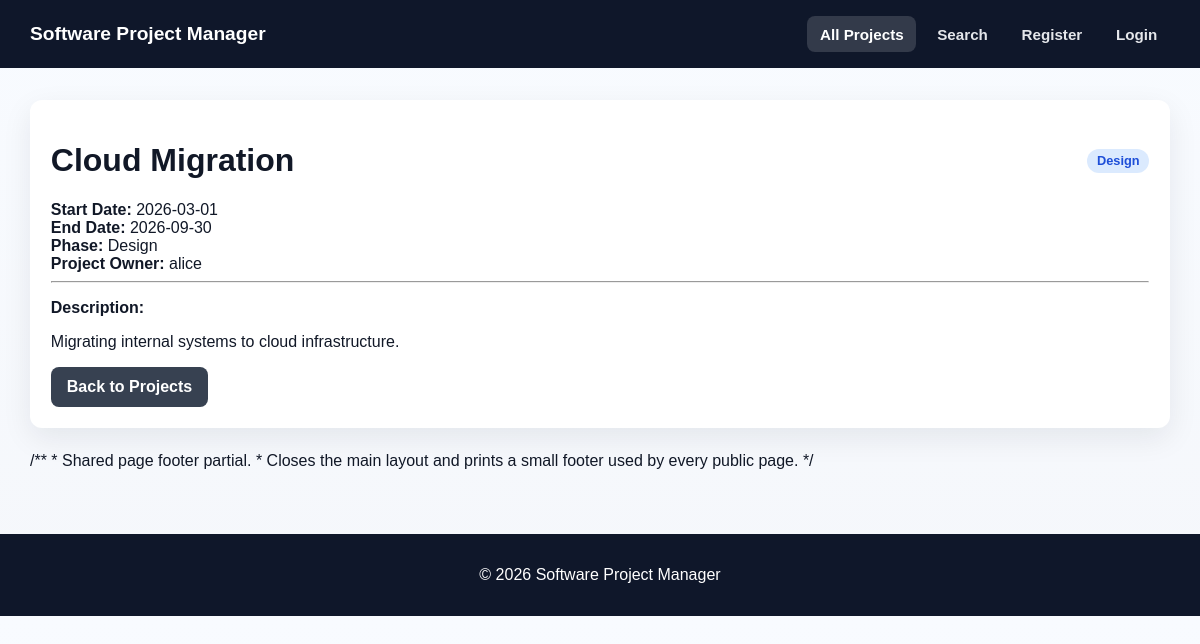
Before: /project.php?id=3 with the older database file.
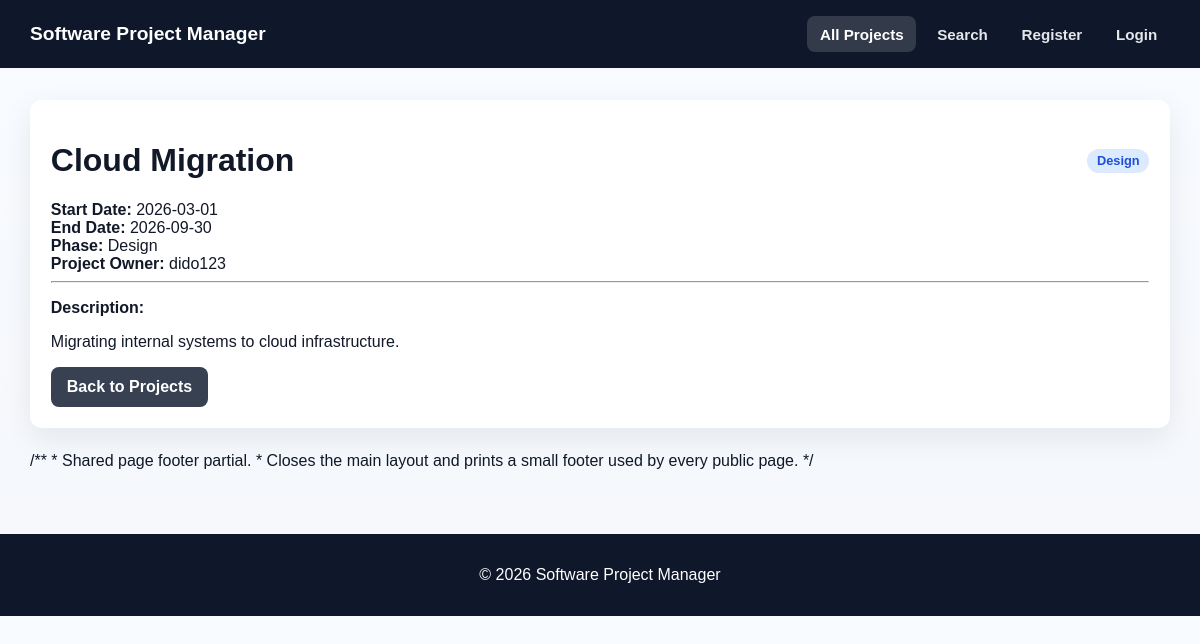
After: the same page with the newer database file.
### tables this page shows
CREATE TABLE projects (
    pid INT UNSIGNED AUTO_INCREMENT PRIMARY KEY,
    title VARCHAR(150) NOT NULL,
    start_date DATE NOT NULL,
    end_date DATE DEFAULT NULL,
    short_description TEXT NOT NULL,
    phase ENUM('design', 'development', 'testing', 'deployment', 'complete') NOT NULL,
    uid INT UNSIGNED NOT NULL,
    created_at TIMESTAMP DEFAULT CURRENT_TIMESTAMP,
    updated_at TIMESTAMP DEFAULT CURRENT_TIMESTAMP ON UPDATE CURRENT_TIMESTAMP,
    CONSTRAINT fk_projects_user
        FOREIGN KEY (uid) REFERENCES users(uid)
        ON DELETE CASCADE
        ON UPDATE CASCADE
);

CREATE TABLE users (
    uid INT UNSIGNED AUTO_INCREMENT PRIMARY KEY,
    username VARCHAR(50) NOT NULL UNIQUE,
    password VARCHAR(255) NOT NULL,
    email VARCHAR(100) NOT NULL UNIQUE,
    role ENUM('user', 'admin') NOT NULL DEFAULT 'user',
    created_at TIMESTAMP DEFAULT CURRENT_TIMESTAMP
);

### includes/functions.php (called while the page is built, shortened)
<?php
function e(string $value): string
{
    return htmlspecialchars($value, ENT_QUOTES, 'UTF-8');
}
function phaseLabel(string $phase): string
{
    return ucfirst($phase);
}

### public/project.php (the view, shortened to what this page needs)
<?php
require_once __DIR__ . '/../includes/functions.php';
$pdo = getPDO();
$projectId = filter_input(INPUT_GET, 'id', FILTER_VALIDATE_INT);
$stmt = $pdo->prepare("
    SELECT p.pid, p.title, p.start_date, p.end_date, p.short_description, p.phase, u.username
    FROM projects p
    INNER JOIN users u ON p.uid = u.uid
    WHERE p.pid = :pid
    LIMIT 1
");
$stmt->execute(['pid' => $projectId]);
$project = $stmt->fetch();
require_once __DIR__ . '/../includes/header.php';
?>
<div class="card">
    <div class="project-top">
        <h1><?= e($project['title']) ?></h1>
        <span class="badge badge-<?= e($project['phase']) ?>"><?= e(phaseLabel($project['phase'])) ?></span>
    </div>
    <div class="detail-grid">
        <div><strong>Start Date:</strong> <?= e($project['start_date']) ?></div>
        <div><strong>End Date:</strong> <?= e($project['end_date'] ?? 'Not set') ?></div>
        <div><strong>Phase:</strong> <?= e(phaseLabel($project['phase'])) ?></div>
        <div><strong>Project Owner:</strong> <?= e($project['username']) ?></div>
    </div>
    <hr class="section-divider">
    <p><strong>Description:</strong></p>
    <p><?= nl2br(e($project['short_description'])) ?></p>
    <div class="actions">
        <a class="btn btn-secondary" href="index.php">Back to Projects</a>
    </div>
</div>
<?php require_once __DIR__ . '/../includes/footer.php'; ?>

Changed rows visible on the page:
changed projects "Cloud Migration": uid.username "alice" → "dido123"
